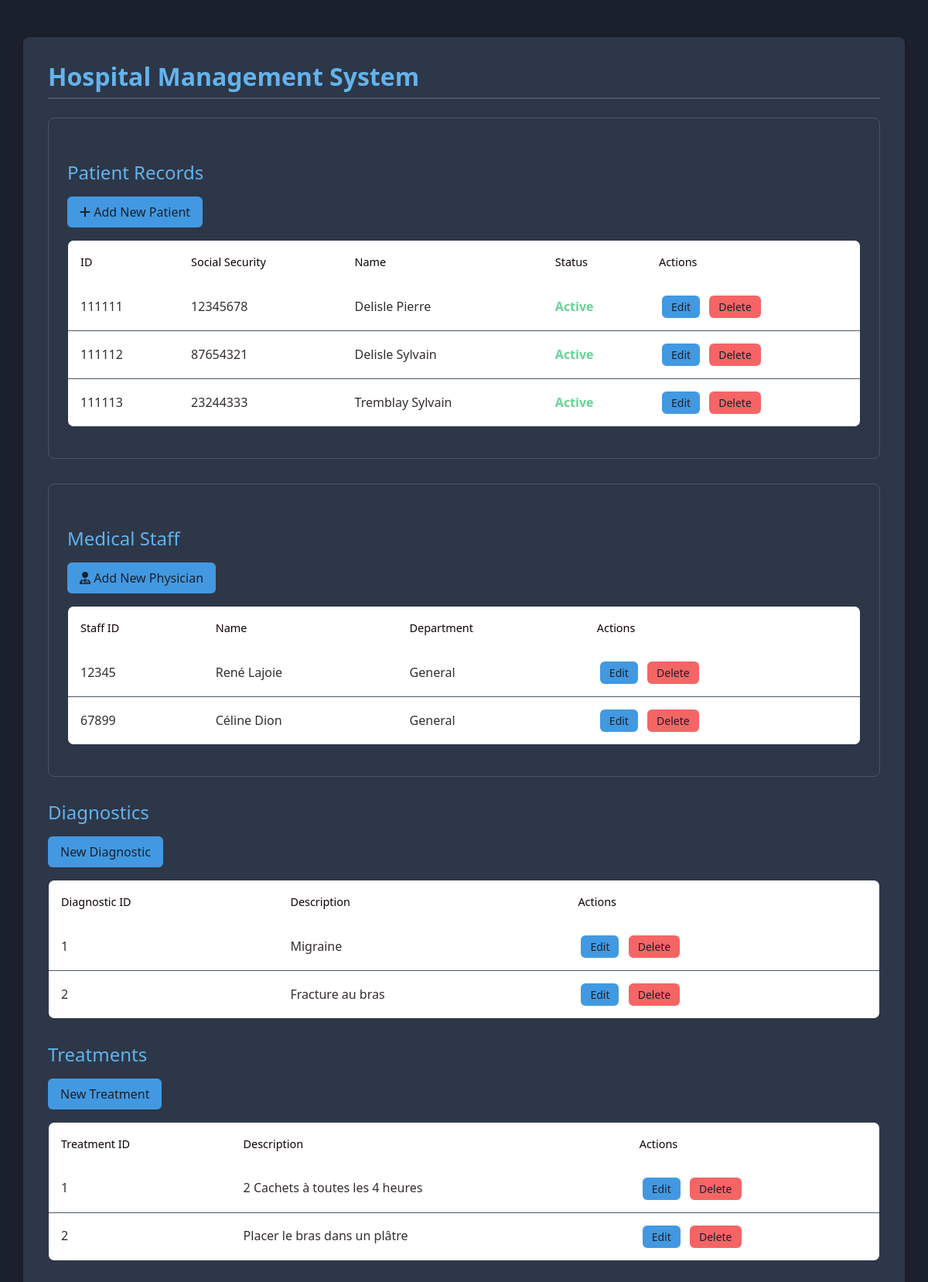
The page / on the database its author committed.
### tables this page shows
create table Patient(
NumPatient int auto_increment,
NumSocial int not null,
FirstName Varchar(255) not null,
LastName Varchar(255) not null,
primary key(NumPatient)
);

create table Physician(
NumMedecin int auto_increment,
FirstName Varchar(255) not null,
LastName Varchar(255) not null,
primary key(NumMedecin)
);

create table Diagnostic(
NumDiagnostic int auto_increment,
Describ Varchar(1000) not null,
primary key(NumDiagnostic)
);

create table Treatment(
NumTreatment int auto_increment,
Describ Varchar(1000) not null,
primary key(NumTreatment)
);

### index.php (the view, shortened to what this page needs)
<?php
include("database.php");
$sqlPatients = "SELECT * FROM patient";
$resultPatients = mysqli_query($connection, $sqlPatients);
$sqlPhysicians = "SELECT * FROM physician";
$resultPhysicians = mysqli_query($connection, $sqlPhysicians);
$sqlDiagnostics = "SELECT * FROM diagnostic";
$resultDiagnostics = mysqli_query($connection, $sqlDiagnostics);
$sqlTreatments = "SELECT * FROM treatment";
$resultTreatments = mysqli_query($connection, $sqlTreatments);
?>
<!DOCTYPE html>
<html lang="en">
<head>
    <link rel="stylesheet" href="https://cdn.jsdelivr.net/npm/bootstrap@5.3.3/dist/css/bootstrap.min.css">
    <link rel="stylesheet" href="style.css">
</head>
<body>
    <div class="container my-5">
        <h2>Hospital Management System</h2>
        <div class="section-container">
            <h3>Patient Records</h3>
            <a href="./create.php" class="btn btn-primary mb-3" role="button">
                <i class="fas fa-plus"></i> Add New Patient
            </a>
            <div class="table-responsive">
                <table class="table">
                    <thead>
                        <tr>
                            <th>ID</th>
                            <th>Social Security</th>
                            <th>Name</th>
                            <th>Status</th>
                            <th>Actions</th>
                        </tr>
                    </thead>
                    <tbody>
                        <?php
                        if (mysqli_num_rows($resultPatients) > 0) {
                            while ($row = mysqli_fetch_assoc($resultPatients)) {
                                echo "<tr>
                                    <td>{$row['NumPatient']}</td>
                                    <td>{$row['NumSocial']}</td>
                                    <td>{$row['FirstName']} {$row['LastName']}</td>
                                    <td><span class='status-stable'>Active</span></td>
                                    <td>
                                        <a href='./edit.php?id={$row['NumPatient']}' class='btn btn-primary btn-sm'>Edit</a>
                                        <a href='./delete.php?id={$row['NumPatient']}' class='btn btn-danger btn-sm' onclick='return confirm(\"Are you sure you want to delete this patient record?\");'>Delete</a>
                                    </td>
                                </tr>";
                            }
                        } else {
                            echo "<tr><td colspan='5' class='text-center'>No patient records found</td></tr>";
                        }
                        ?>
                    </tbody>
                </table>
            </div>
        </div>
        <div class="section-container">
            <h3>Medical Staff</h3>
            <a href="./create_physician.php" class="btn btn-primary mb-3" role="button">
                <i class="fas fa-user-md"></i> Add New Physician
            </a>
            <div class="table-responsive">
                <table class="table">
                    <thead>
                        <tr>
                            <th>Staff ID</th>
                            <th>Name</th>
                            <th>Department</th>
                            <th>Actions</th>
                        </tr>
                    </thead>
                    <tbody>
                        <?php
                        if (mysqli_num_rows($resultPhysicians) > 0) {
                            while ($row = mysqli_fetch_assoc($resultPhysicians)) {
                                echo "<tr>
                                    <td>{$row['NumMedecin']}</td>
                                    <td>{$row['FirstName']} {$row['LastName']}</td>
                                    <td>General</td>
                                    <td>
                                        <a href='./edit_physician.php?id={$row['NumMedecin']}' class='btn btn-primary btn-sm'>Edit</a>
                                        <a href='./delete_physician.php?id={$row['NumMedecin']}' class='btn btn-danger btn-sm' onclick='return confirm(\"Are you sure you want to remove this physician?\");'>Delete</a>
                                    </td>
                                </tr>";
                            }
                        } else {
                            echo "<tr><td colspan='4' class='text-center'>No physicians found</td></tr>";
                        }
                        ?>
                    </tbody>
                </table>
            </div>
        </div>
        <h3>Diagnostics</h3>
        <a href="./create_diagnostic.php" class="btn btn-primary mb-3" role="button">New Diagnostic</a>
        <table class="table">
            <thead>
                <tr>
                    <th>Diagnostic ID</th>
                    <th>Description</th>
                    <th>Actions</th>
                </tr>
            </thead>
            <tbody>
                <?php
                if (mysqli_num_rows($resultDiagnostics) > 0) {
                    while ($row = mysqli_fetch_assoc($resultDiagnostics)) {
                        echo "<tr>
                            <td>{$row['NumDiagnostic']}</td>
                            <td>{$row['Describ']}</td>
                            <td>
                                <a href='./edit_diagnostic.php?id={$row['NumDiagnostic']}' class='btn btn-primary btn-sm'>Edit</a>
                                <a href='./delete_diagnostic.php?id={$row['NumDiagnostic']}' class='btn btn-danger btn-sm'>Delete</a>
                            </td>
                        </tr>";
                    }
                } else {
                    echo "<tr><td colspan='3'>No diagnostics found</td></tr>";
                }
                ?>
            </tbody>
        </table>
        <h3>Treatments</h3>
        <a href="./create_treatment.php" class="btn btn-primary mb-3" role="button">New Treatment</a>
        <table class="table">
            <thead>
                <tr>
                    <th>Treatment ID</th>
                    <th>Description</th>
                    <th>Actions</th>
                </tr>
            </thead>
            <tbody>
                <?php
                if (mysqli_num_rows($resultTreatments) > 0) {
                    while ($row = mysqli_fetch_assoc($resultTreatments)) {
                        echo "<tr>
                            <td>{$row['NumTreatment']}</td>
                            <td>{$row['Describ']}</td>
                            <td>
                                <a href='./edit_treatment.php?id={$row['NumTreatment']}' class='btn btn-primary btn-sm'>Edit</a>
                                <a href='./delete_treatment.php?id={$row['NumTreatment']}' class='btn btn-danger btn-sm'>Delete</a>
                            </td>
                        </tr>";
                    }
                } else {
                    echo "<tr><td colspan='3'>No treatments found</td></tr>";
                }
                ?>
            </tbody>
        </table>
    </div>
</body>
</html>

### style.css (style rules this page uses)
body { background-color: #1a202c; font-family: 'Segoe UI', system-ui, -apple-system, sans-serif; color: #ffffff; line-height: 1.6; }
.container { margin-top: 2rem; padding: 2rem; background: #2d3748; border-radius: 8px; box-shadow: 0 4px 6px rgba(0, 0, 0, 0.3); }
h2 { color: #63b3ed; font-size: 2rem; font-weight: 600; margin-bottom: 1.5rem; border-bottom: 2px solid #4a5568; padding-bottom: 0.5rem; }
h3 { color: #63b3ed; font-size: 1.5rem; margin: 2rem 0 1rem; font-weight: 500; }
.table { border-radius: 8px; font-size: bold; overflow: hidden; border: 1px solid #4a5568; background-color: #2d3748; }
.table thead { background-color: #2b2fb075; }
.table thead th { color: #0e0202; font-size: bold; font-weight: 500; font-size: 0.9rem; padding: 1rem; border: none; }
.table tbody tr { border-bottom: 1px solid #4a5568; }
.table td { padding: 1rem; font-size: bold; vertical-align: middle; border-color: #4a5568; color: #342e2e; }
.btn { font-weight: 500; padding: 0.5rem 1rem; border-radius: 6px; transition: all 0.2s ease; border: none; }
.btn-primary { background-color: #4299e1; color: #1a202c; }
.btn-danger { background-color: #f56565; color: #1a202c; }
.btn-sm { padding: 0.25rem 0.75rem; font-size: 0.875rem; margin: 0 0.25rem; }
.status-stable { color: #68d391; font-weight: 600; }
::placeholder { color: #cbd5e0; }
.section-container { background: #2d3748; border-radius: 8px; padding: 1.5rem; margin-bottom: 2rem; border: 1px solid #4a5568; }

### rows shown on the page
patient: NumPatient "111111", NumSocial "12345678", FirstName "Delisle", LastName "Pierre"
patient: NumPatient "111112", NumSocial "87654321", FirstName "Delisle", LastName "Sylvain"
patient: NumPatient "111113", NumSocial "23244333", FirstName "Tremblay", LastName "Sylvain"
physician: NumMedecin "12345", FirstName "René", LastName "Lajoie"
physician: NumMedecin "67899", FirstName "Céline", LastName "Dion"
diagnostic: NumDiagnostic "1", Describ "Migraine"
diagnostic: NumDiagnostic "2", Describ "Fracture au bras"
treatment: NumTreatment "1", Describ "2 Cachets à toutes les 4 heures"
treatment: NumTreatment "2", Describ "Placer le bras dans un plâtre"
